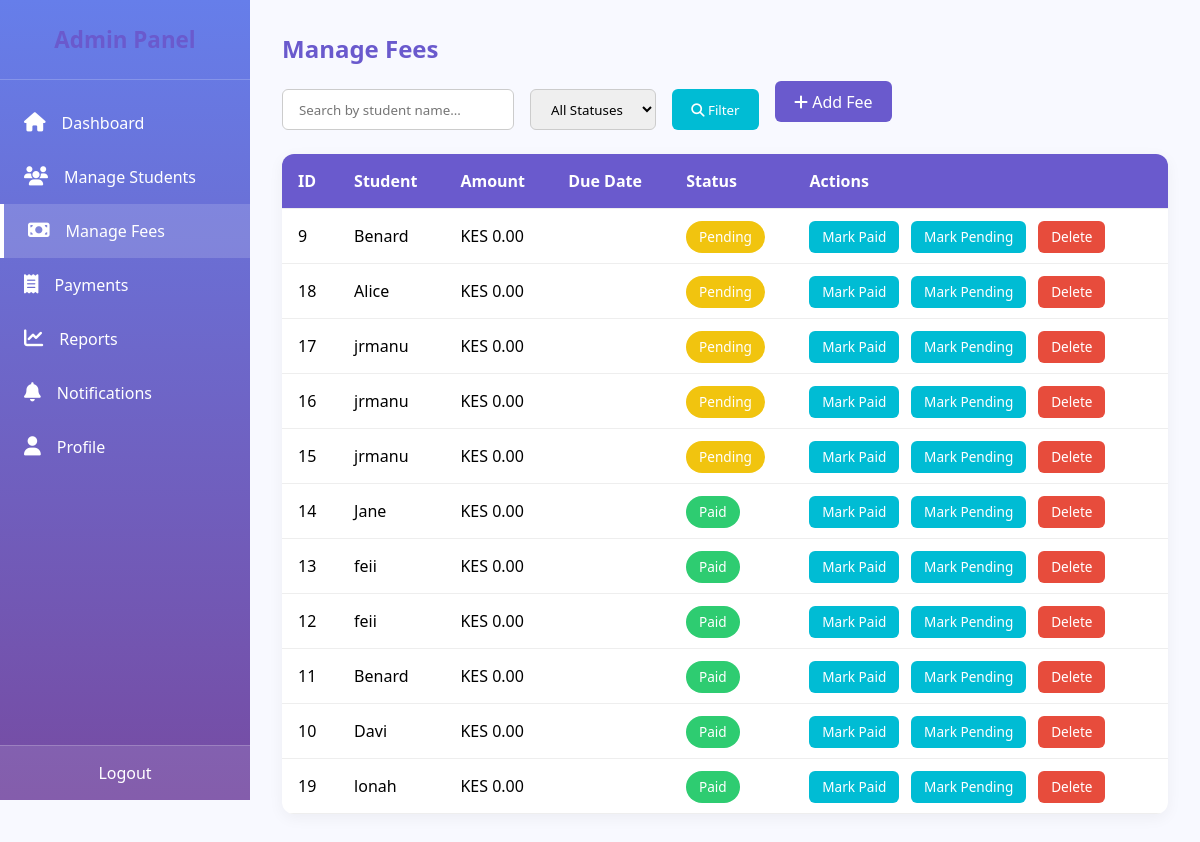
The page /manage_fees.php (signed in) on the database its author committed.
### tables this page shows
CREATE TABLE `fees` (
  `id` int(11) NOT NULL,
  `student_id` int(11) NOT NULL,
  `term` varchar(50) NOT NULL,
  `amount_due` decimal(10,2) NOT NULL,
  `description` varchar(255) DEFAULT NULL,
  `amount_paid` decimal(10,2) DEFAULT 0.00,
  `total_amount` varchar(100) DEFAULT 'N/A',
  `due_date` date DEFAULT NULL,
  `created_at` timestamp NOT NULL DEFAULT current_timestamp(),
  `status` varchar(20) DEFAULT 'Pending',
  `term_id` int(11) DEFAULT NULL,
  `payment_method` varchar(50) DEFAULT 'N/A'
);

CREATE TABLE `students` (
  `id` int(11) NOT NULL,
  `admission_no` varchar(50) DEFAULT NULL,
  `full_name` varchar(100) DEFAULT NULL,
  `email` varchar(255) DEFAULT NULL,
  `class` varchar(50) DEFAULT NULL,
  `date_registered` datetime DEFAULT current_timestamp(),
  `created_at` timestamp NOT NULL DEFAULT current_timestamp(),
  `balance` decimal(10,2) DEFAULT 0.00,
  `parent_national_id` bigint(20) DEFAULT NULL,
  `parent_id` int(11) DEFAULT NULL
);

### public/manage_fees.php (the view, shortened to what this page needs)
<?php
require_once '../includes/db.php';
$search = $_GET['search'] ?? '';
try {
    $query = "
        SELECT fees.*, students.full_name AS student_name
        FROM fees
        LEFT JOIN students ON fees.student_id = students.id
        WHERE 1
    ";
    $params = [];
    $query .= " ORDER BY fees.due_date DESC";
    $stmt = $pdo->prepare($query);
    $stmt->execute($params);
    $fees = $stmt->fetchAll(PDO::FETCH_ASSOC);
} catch (PDOException $e) {
    die("Error fetching fees: " . htmlspecialchars($e->getMessage()));
}
?>
<!DOCTYPE html>
<html lang="en">
<head>
    <link rel="stylesheet" href="https://cdnjs.cloudflare.com/ajax/libs/font-awesome/6.5.0/css/all.min.css">
</head>
<body>
<div class="sidebar">
  <h2>Admin Panel</h2>
  <a href="admin_dashboard.php"><i class="fas fa-home"></i> Dashboard</a>
  <a href="manage_students.php"><i class="fas fa-users"></i> Manage Students</a>
  <a href="manage_fees.php" class="active"><i class="fas fa-money-bill"></i> Manage Fees</a>
  <a href="view_payments.php"><i class="fas fa-receipt"></i> Payments</a>
  <a href="reports.php"><i class="fas fa-chart-line"></i> Reports</a>
  <a href="notifications.php"><i class="fas fa-bell"></i> Notifications</a>
  <a href="profile.php"><i class="fas fa-user"></i> Profile</a>
  <div class="logout-btn">
    <form method="POST" action="../public/logout.php">
      <button type="submit">Logout</button>
    </form>
  </div>
</div>
<div class="container">
    <h2>Manage Fees</h2>
    <div class="filter-bar">
        <form method="GET" style="display: flex; gap: 1rem; flex-wrap: wrap;">
            <input type="text" name="search" placeholder="Search by student name..." value="<?= htmlspecialchars($search) ?>">
            <select name="status">
                <option value="">All Statuses</option>
            </select>
            <button type="submit"><i class="fas fa-search"></i> Filter</button>
        </form>
        <a href="add_fee.php" class="btn-add"><i class="fas fa-plus"></i> Add Fee</a>
    </div>
    <table>
        <tr>
            <th>ID</th>
            <th>Student</th>
            <th>Amount</th>
            <th>Due Date</th>
            <th>Status</th>
            <th>Actions</th>
        </tr>
        <?php if ($fees && count($fees) > 0): ?>
            <?php foreach ($fees as $fee): ?>
                <tr>
                    <td><?= htmlspecialchars($fee['id']) ?></td>
                    <td><?= htmlspecialchars($fee['student_name'] ?? 'N/A') ?></td>
                    <td>KES <?= number_format($fee['amount_paid'], 2) ?></td>
                    <td><?= htmlspecialchars($fee['due_date']) ?></td>
                    <td>
                        <?php if ($fee['status'] === 'paid'): ?>
                            <span class="badge badge-success">Paid</span>
                        <?php elseif ($fee['status'] === 'overdue'): ?>
                            <span class="badge badge-danger">Overdue</span>
                        <?php else: ?>
                            <span class="badge badge-warning">Pending</span>
                        <?php endif; ?>
                    </td>
                    <td class="actions">
                        <a href="?update_status=<?= $fee['id'] ?>&status=paid" class="edit">Mark Paid</a>
                        <a href="?update_status=<?= $fee['id'] ?>&status=pending" class="edit">Mark Pending</a>
                        <a href="?delete=<?= $fee['id'] ?>" class="delete" onclick="return confirm('Are you sure you want to delete this record?')">Delete</a>
                    </td>
                </tr>
            <?php endforeach; ?>
        <?php else: ?>
            <tr><td colspan="6" class="no-data">No fee records found.</td></tr>
        <?php endif; ?>
    </table>
</div>
</body>
</html>

### public/manage_fees.php (style rules this page uses)
:root { --primary: #6a5acd; --secondary: #00bcd4; --success: #2ecc71; --danger: #e74c3c; --background1: #667eea; --background2: #764ba2; --light-bg: #f8f9ff; --text-dark: #333; --text-light: #666; }
* { margin: 0; padding: 0; box-sizing: border-box; font-family: "Poppins", "Segoe UI", sans-serif; }
body { background: var(--light-bg); display: flex; min-height: 100vh; }
.sidebar { width: 250px; background: linear-gradient(180deg, var(--background1), var(--background2)); color: #fff; display: flex; flex-direction: column; position: fixed; height: 100vh; }
.sidebar h2 { text-align: center; padding: 1.5rem 0; border-bottom: 1px solid rgba(255,255,255,0.2); font-size: 1.4rem; }
.sidebar a { padding: 1rem 1.5rem; color: #fff; text-decoration: none; display: flex; align-items: center; gap: 1rem; transition: background 0.3s; }
.sidebar a:hover, .sidebar a.active { background: rgba(255,255,255,0.15); border-left: 4px solid #fff; }
.sidebar a i { font-size: 1.2rem; }
.logout-btn { margin-top: auto; padding: 1rem 1.5rem; background: rgba(255,255,255,0.1); text-align: center; border-top: 1px solid rgba(255,255,255,0.2); }
.logout-btn button { background: none; border: none; color: #fff; font-size: 1rem; cursor: pointer; }
.container { flex: 1; padding: 2rem; margin-left: 250px; }
h2 { color: var(--primary); margin-bottom: 1rem; }
.btn-add { display: inline-block; background: var(--primary); color: #fff; padding: 0.6rem 1.2rem; border-radius: 6px; text-decoration: none; margin-bottom: 1rem; transition: 0.3s; }
.filter-bar { display: flex; gap: 1rem; margin-bottom: 1rem; align-items: center; }
.filter-bar input, .filter-bar select { padding: 0.6rem 1rem; border: 1px solid #ccc; border-radius: 6px; outline: none; }
.filter-bar button { background: var(--secondary); color: white; border: none; padding: 0.6rem 1.2rem; border-radius: 6px; cursor: pointer; }
table { width: 100%; border-collapse: collapse; background: #fff; border-radius: 12px; box-shadow: 0 4px 15px rgba(0,0,0,0.05); overflow: hidden; }
th, td { padding: 1rem; border-bottom: 1px solid #eee; }
th { background: var(--primary); color: #fff; text-align: left; }
.badge { padding: 0.4rem 0.8rem; border-radius: 20px; color: #fff; font-size: 0.85rem; }
.badge-success { background: var(--success); }
.badge-warning { background: #f1c40f; }
.actions a { text-decoration: none; margin-right: 0.5rem; padding: 0.4rem 0.8rem; border-radius: 6px; color: #fff; font-size: 0.85rem; }
.edit { background: var(--secondary); }
.delete { background: var(--danger); }

### rows shown on the page
fees: id "9", student.full_name "Benard", amount_paid "0.00", status "Pending"
fees: id "18", student.full_name "Alice", amount_paid "0.00", status "Pending"
fees: id "17", student.full_name "jrmanu", amount_paid "0.00", status "Pending"
fees: id "16", student.full_name "jrmanu", amount_paid "0.00", status "Pending"
fees: id "15", student.full_name "jrmanu", amount_paid "0.00", status "Pending"
fees: id "14", student.full_name "Jane", amount_paid "0.00", status "Paid"
fees: id "13", student.full_name "feii", amount_paid "0.00", status "Paid"
fees: id "12", student.full_name "feii", amount_paid "0.00", status "Paid"
fees: id "11", student.full_name "Benard", amount_paid "0.00", status "Paid"
fees: id "10", student.full_name "Davi", amount_paid "0.00", status "Paid"
fees: id "19", student.full_name "lonah", amount_paid "0.00", status "Paid"
